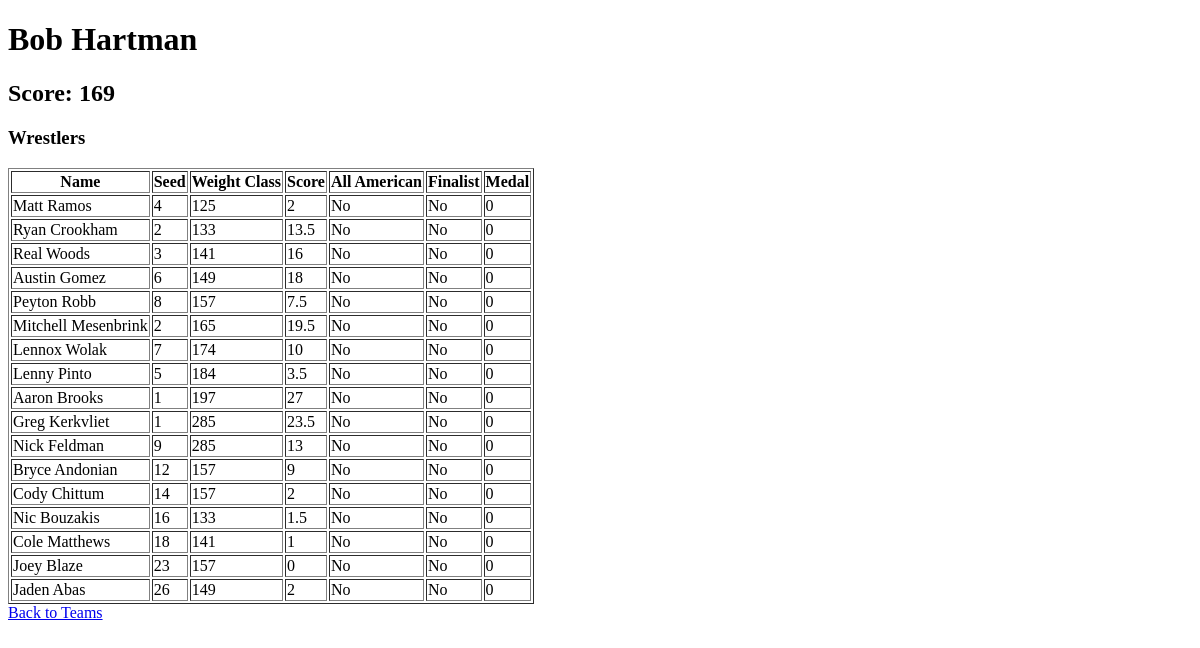
The app's page /team/84, older data.
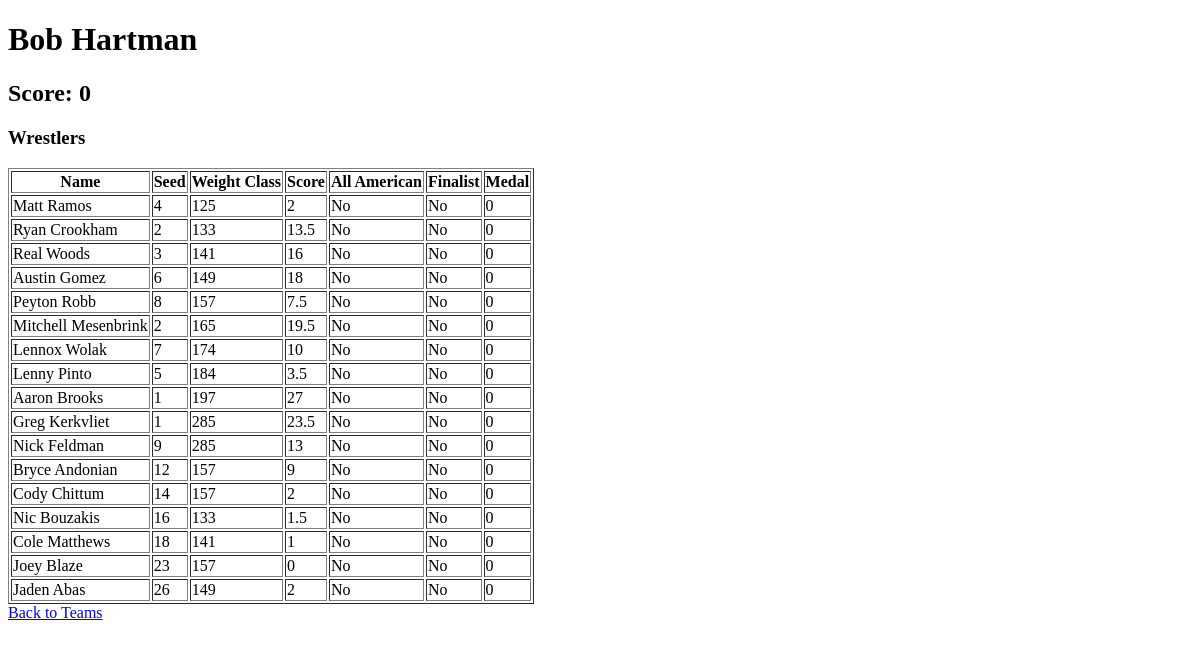
The same page, newer data.
### tables this page shows
CREATE TABLE teams (
            id INTEGER PRIMARY KEY AUTOINCREMENT,
            name TEXT NOT NULL,
            score INTEGER,
            tie_breaker_team TEXT,
            tie_breaker_score INTEGER
        );

CREATE TABLE wrestlers (
            id INTEGER PRIMARY KEY AUTOINCREMENT,
            name TEXT NOT NULL,
            seed INTEGER,
            weight_class TEXT,
            score INTEGER NOT NULL DEFAULT 0,
            all_american BOOLEAN NOT NULL DEFAULT 0,
            medal INTEGER NOT NULL DEFAULT 0,
            finalist BOOLEAN NOT NULL DEFAULT 0,
            number_of_times_picked INTEGER NOT NULL DEFAULT 0
        );

### src/app.py (the view)
@app.route('/team/<int:team_id>')
def team(team_id):
    conn = create_connection('wrestling.db')
    cur = conn.cursor()
    cur.execute("SELECT * FROM teams WHERE id = ?", (team_id,))
    team = cur.fetchone()
    cur.execute("SELECT wrestler_id FROM team_wrestlers WHERE team_id = ?", (team_id,))
    wrestler_ids = cur.fetchall()
    wrestlers = []
    for wrestler_id in wrestler_ids:
        cur.execute("SELECT * FROM wrestlers WHERE id = ?", (wrestler_id[0],))
        wrestler = cur.fetchone()
        wrestlers.append(wrestler)
    first_ten_sorted = sorted([w for w in wrestlers if w[2] <= 8], key=lambda x: x[3])
    remaining_sorted = sorted([w for w in wrestlers if w[2] > 8], key=lambda x: x[2])
    wrestlers_sorted = first_ten_sorted + remaining_sorted
    total_all_americans = sum(1 for wrestler in wrestlers_sorted if wrestler[5])
    total_finalists = sum(1 for wrestler in wrestlers_sorted if wrestler[7])
    conn.close()
    return render_template('team.html', team=team, wrestlers=wrestlers_sorted, total_all_americans=total_all_americans, total_finalists=total_finalists)

### src/app.py (called while the page is built)
def create_connection(db_file):
    conn = None
    try:
        conn = sqlite3.connect(db_file)
    except sqlite3.Error as e:
        print(e)
    return conn

### src/templates/team.html (shortened to what this page needs)
<!DOCTYPE html>
<html lang="en">
<head>
</head>
<body>
    <h1>{{ team[1] }}</h1>
    <h2>Score: {{ team[2] }}</h2>
    <h3>Wrestlers</h3>
    <table border="1">
        <tr>
            <th>Name</th>
            <th>Seed</th>
            <th>Weight Class</th>
            <th>Score</th>
            <th>All American</th>
            <th>Finalist</th>
            <th>Medal</th>
        </tr>
        {% for wrestler in wrestlers %}
        <tr>
            <td>{{ wrestler[1] }}</td>
            <td>{{ wrestler[2] }}</td>
            <td>{{ wrestler[3] }}</td>
            <td>{{ wrestler[4] }}</td>
            <td>{{ 'Yes' if wrestler[5] else 'No' }}</td>
            <td>{{ 'Yes' if wrestler[7] else 'No' }}</td>
            <td>{{ wrestler[6] }}</td>
        </tr>
        {% endfor %}
    </table>
    <a href="{{ url_for('index') }}">Back to Teams</a>
</body>
</html>

Row changes from the older to the newer data that the page shows:
changed teams "Bob Hartman": score "169" → "0"
